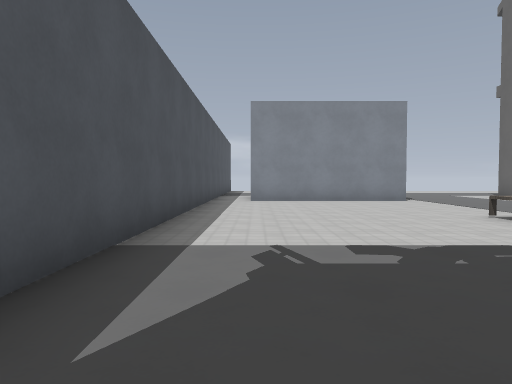
[1] (above)

23 first-person views from a walk through a level from a Godot 3-D game. The camera is 1.2 m above the floor, tilts 2° down and sees 70° across. The floor is counted in squares, 2 m on a side. Each view is taken from the middle of a square. On the plan, view 1 faces up. The plan holds only what a view shows up to about 10 squares ahead; the rest is blank. Flat picture figures and markers are not drawn. Some surface patterns are stand-ins.

[2]
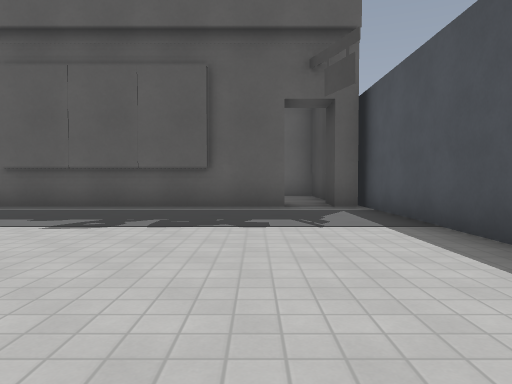

[3]
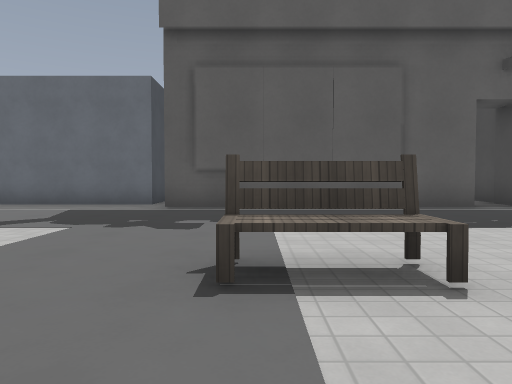

[4]
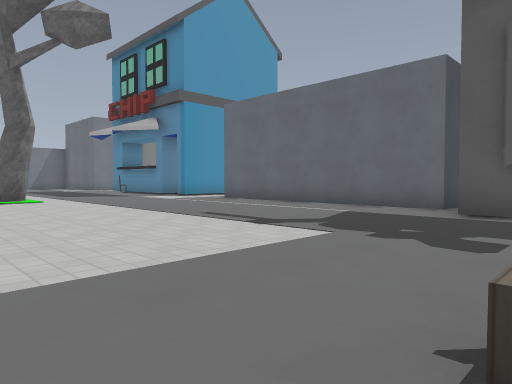

[5]
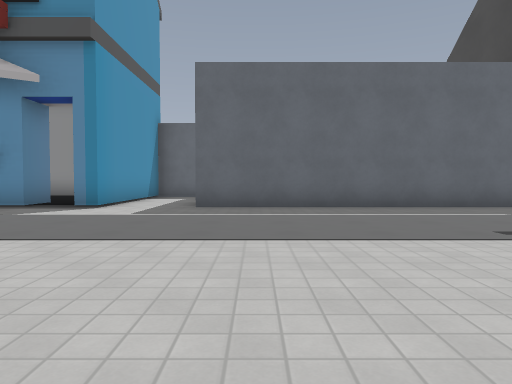

[6]
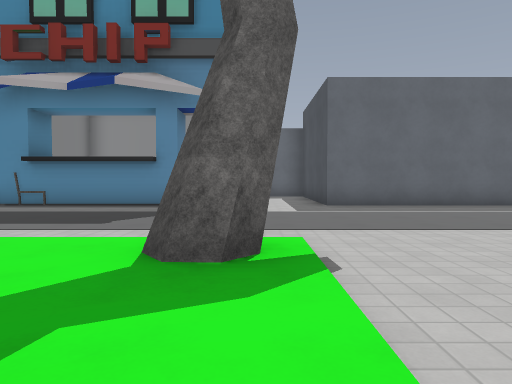

[7]
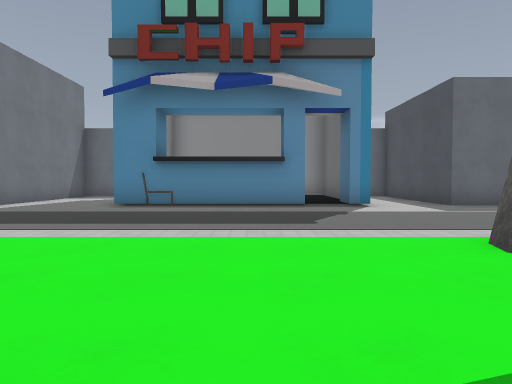

[8]
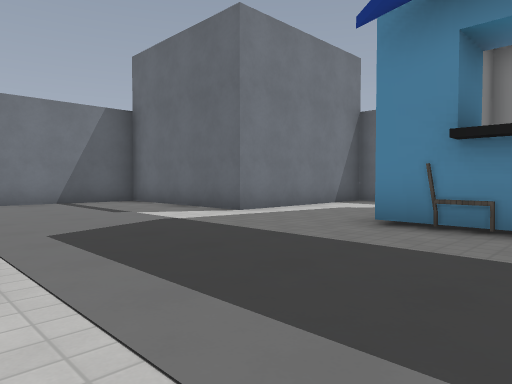

[9]
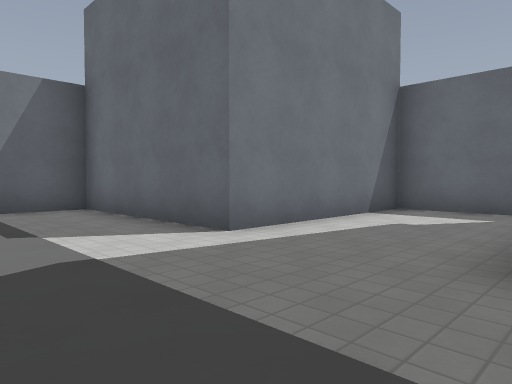

[10]
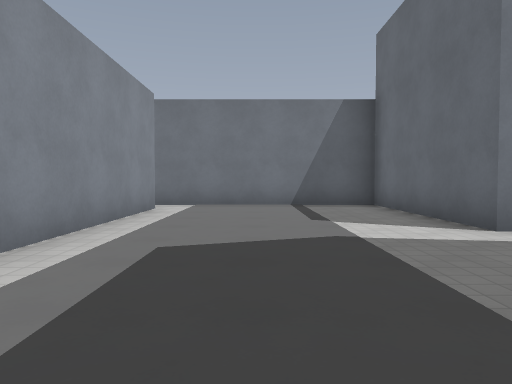

[11]
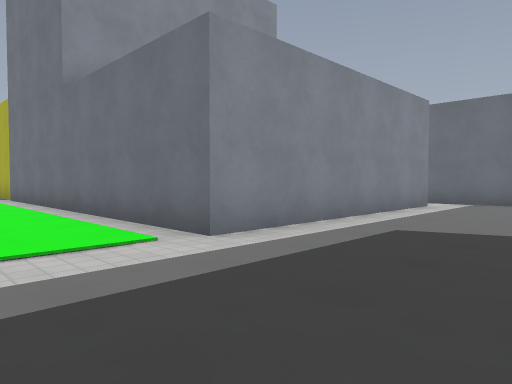

[12]
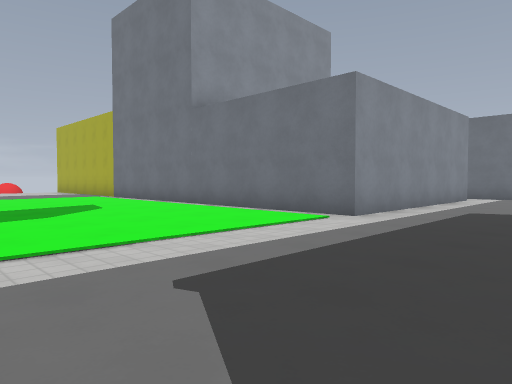

[13]
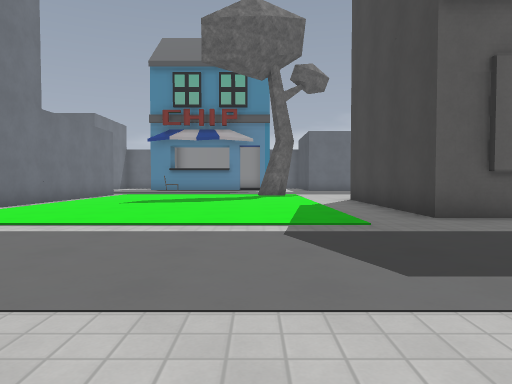

[14]
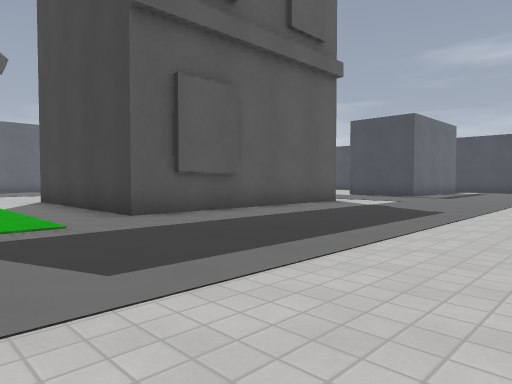

[15]
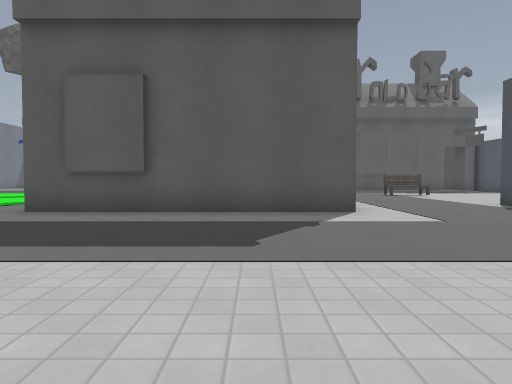

[16]
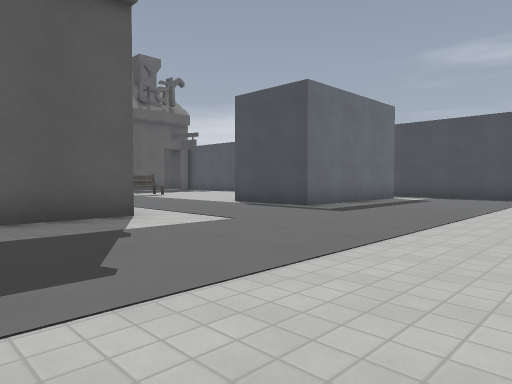

[17]
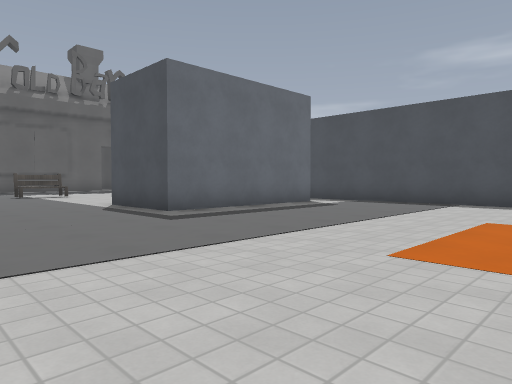

[18]
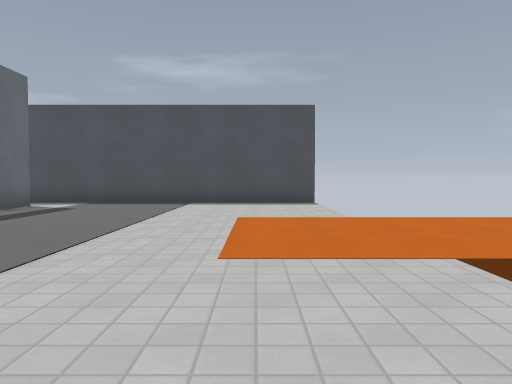

[19]
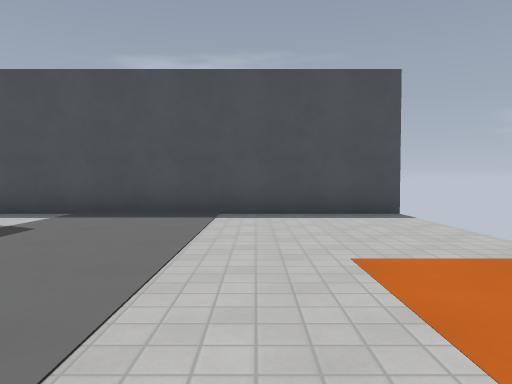

[20]
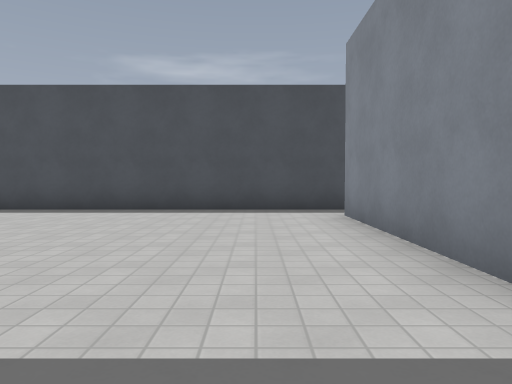

[21]
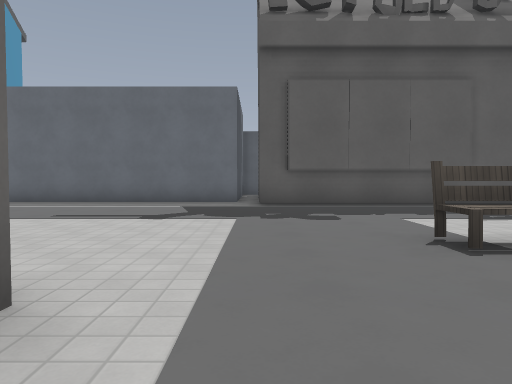

[22]
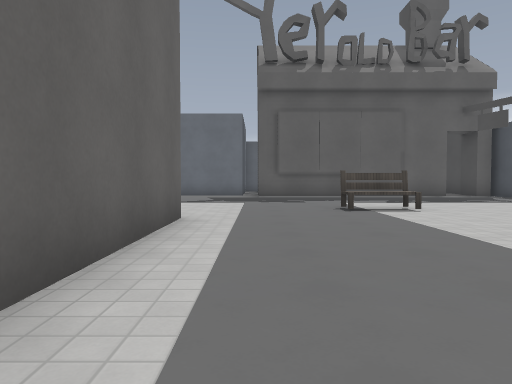

[23]
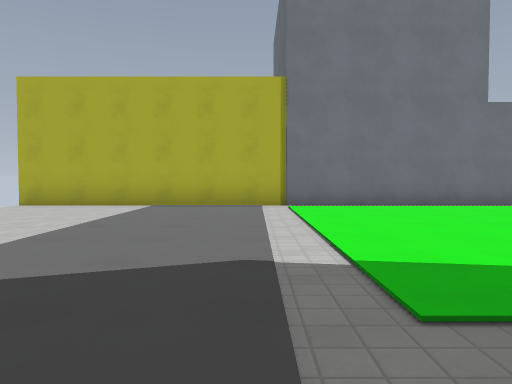

### Floor plan
Key: @ floor where view 1 was taken; # wall or solid block; . floor; B bench; U building; T tree.
Columns run from 2 left of view 1 to 30 right of it. Each row starts with its distance up from view 1.
 21      ..
 20 #    ...                 #
 19 #.......... .          ..#
 18 #.............  .... ....#
 17 #........................#
 16 #........................#
 15 #........................#
 14 #........................#
 13 #.#####..................#
 12 # #####....UUUUUU........#
 11 #.#####....     U........#
 10 #..........     U........#
  9 #..........     U........#
  8 #..........U    U........#
  7 #...........   ..........#
  6 #.....BB.................#
  5 #.................TT.....#      #
  4 #........................######.#
  3 #...............................#
  2 #...............................#
  1 #...............................#
  0 ##@UUUUUUU......................#
 -1  #     U U#######..#####B...#####
 -2  #       U#     #..##    ...#
 -3          U       ..#     ...#
 -4                          ...#
 -5                          ...#
 -6                          ####

Where each view was taken, in squares from view 1:
view 1: 0 up, 0 right, facing up
view 2: 8 up, 1 right, facing down
view 3: 8 up, 5 right, facing down
view 4: 7 up, 5 right, facing down-right
view 5: 7 up, 13 right, facing down
view 6: 8 up, 16 right, facing down
view 7: 8 up, 19 right, facing down
view 8: 4 up, 20 right, facing down-right
view 9: 2 up, 22 right, facing down-right
view 10: 2 up, 21 right, facing right
view 11: 1 up, 20 right, facing up-right
view 12: 1 up, 17 right, facing up-right
view 13: 18 up, 17 right, facing down
view 14: 18 up, 17 right, facing down-left
view 15: 19 up, 10 right, facing down
view 16: 18 up, 11 right, facing down-left
view 17: 19 up, 8 right, facing down-left
view 18: 18 up, 8 right, facing left
view 19: 17 up, 5 right, facing left
view 20: 9 up, 6 right, facing left
view 21: 9 up, 7 right, facing down
view 22: 13 up, 7 right, facing down
view 23: 14 up, 14 right, facing right
